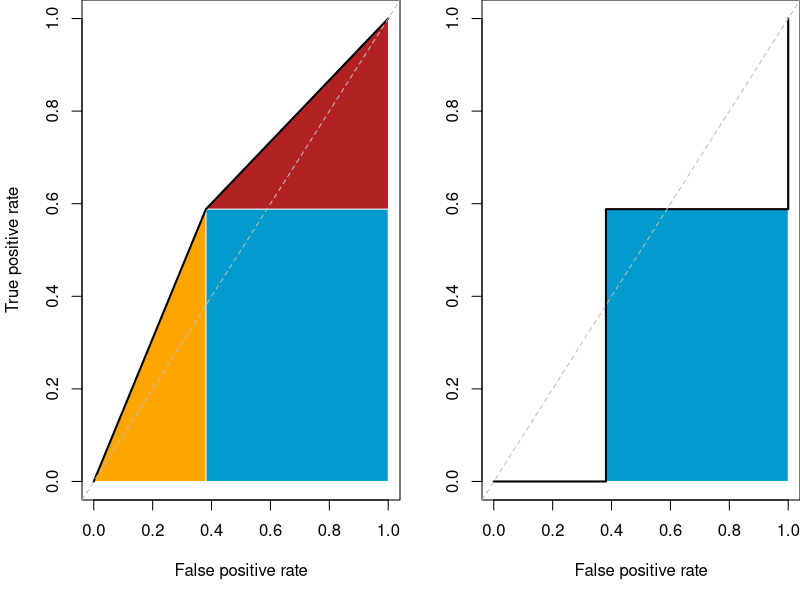

The R script that drew this image:
## ---- chunk 1
x = c(rep(0, 52), rep(1, 32),
      rep(0, 35), rep(1, 50))
y = c(rep(0, 84), rep(1, 85))
tab = table(x, y)
tab
## ---- chunk 2
sens = tab[2,2] / sum(tab[,2])
spec = tab[1,1] / sum(tab[,1])
true_auc = sens * spec
print(true_auc)
## ---- chunk 3
fpr = 1-spec
area_of_tri = 1/2 * sens * fpr
area_of_quad = sens * spec + 1/2 * spec * (1-sens)
auc = area_of_tri + area_of_quad
## ---- chunk 4
n = 1000000
## ---- chunk 5
est_auc = function(x, y) {
  x1 = x[y == 1]
  x0 = x[y == 0]
  n = 1000000
  c1 = sample(x1, size = n, replace = TRUE)
  c0 = sample(x0, size = n, replace = TRUE)
  mean(c1 > c0)
}
sample_est_auc = est_auc(x, y)
sample_est_auc
## ---- chunk 6
library(ROCR)

pred = prediction(x, y)
auc_est = performance(pred, "auc")
auc_est@y.values[[1]]
## ---- chunk 7
par(mfrow = c(1, 2), oma = c(0, 0, 0, 0), mar = c(5, 4.1, 0, 0))
perf = performance(pred, "tpr", "fpr")
plot(perf)
verts = cbind(x = c(0, 1 - spec, 1 - spec), y = c(0, sens, 0))
polygon(verts, col = "orange", border = FALSE)
verts = cbind(x = c(1 - spec, 1, 1), y = c(sens, 1, sens))
polygon(verts, col = "firebrick", border = FALSE)
rect(xleft = 1 - spec, xright = 1, ybottom = 0, ytop = sens, col = "deepskyblue3", border = FALSE)
lines(perf@x.values[[1]], perf@y.values[[1]], lwd = 2)
# rect(xleft = 0, ybottom =0, xright= 1-spec, ytop = sens, col = "red")
# rect(xleft = 1 - spec, ybottom = sens, xright= 1, ytop = 1, col = "blue")
abline(a = 0, b = 1,  col = "gray",lty = "dashed")
plot(perf@x.values[[1]], perf@y.values[[1]], type = "s", ylab = "", xlab = "False positive rate")
rect(xleft = 1 - spec, xright = 1, ybottom = 0, ytop = sens, col = "deepskyblue3", border = FALSE)
lines(perf@x.values[[1]], perf@y.values[[1]], lwd = 2, type = "s")
abline(a = 0, b = 1, col = "gray", lty = "dashed")
## ---- chunk 8
fpr = 1 - spec
area_of_left_tri = 1/2 * sens * fpr
area_of_top_tri = 1/2 * spec * (1 - sens)
false_auc = area_of_left_tri + true_auc + area_of_top_tri
false_auc
